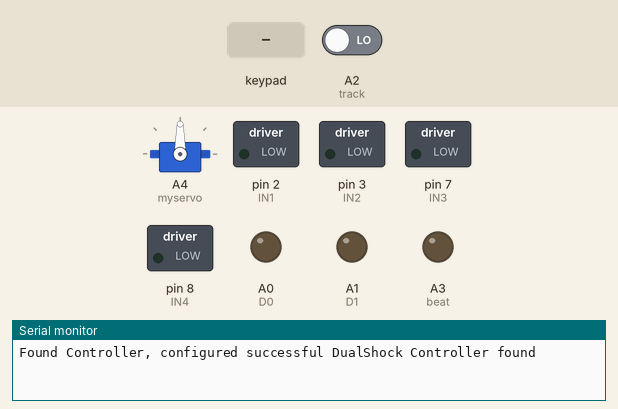
Recording of a sketch running on a simulated Arduino Uno, built with avr-gcc and run on an emulated ATmega328P. Shown: servo, switched loads named in the sketch (green lamp = pin HIGH), output pins drawn as LEDs (lit = HIGH), the last lines printed to the serial monitor. Dashed ring = blinking. The inputs (shaded band) are chosen by the test bench; at power-on: A2 (track) LOW.

Above: at 2.0 s.
2.1 s: A2 (track) driven HIGH
At 2.25 s:
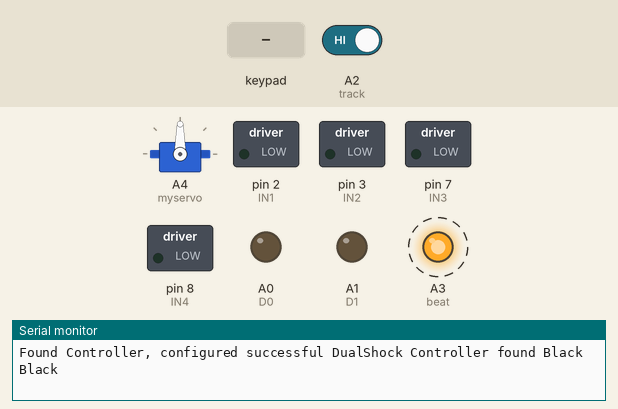
5.1 s: key 'U' pressed
At 5.34 s:
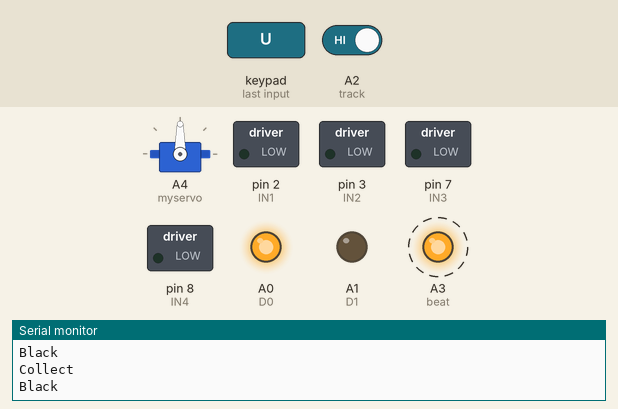
8.1 s: key 'D' pressed
At 8.29 s:
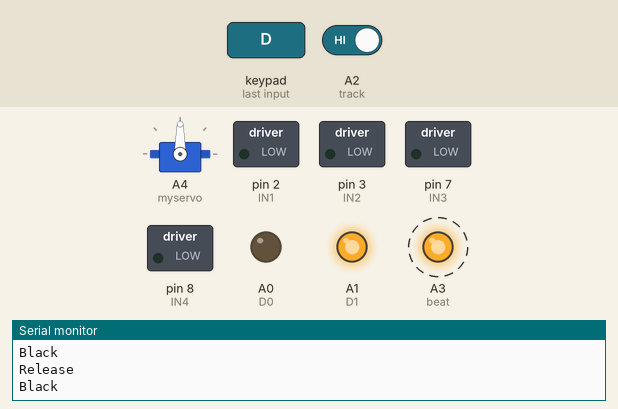
11.1 s: key 'T' pressed
At 11.55 s:
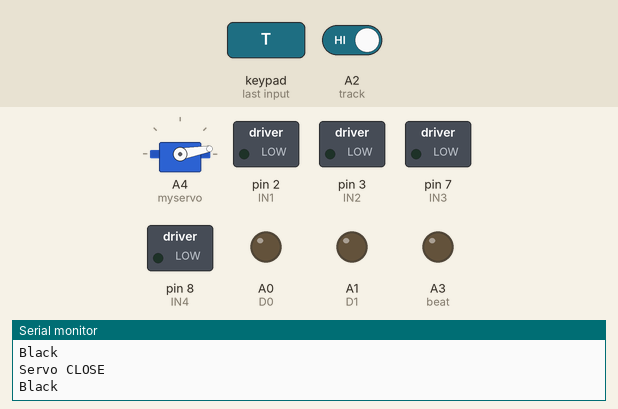
14.1 s: key 'T' pressed
At 14.7 s:
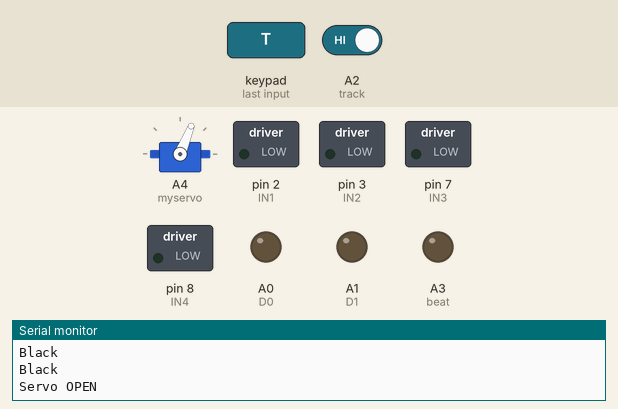
17.1 s: key 'U' pressed
At 17.26 s:
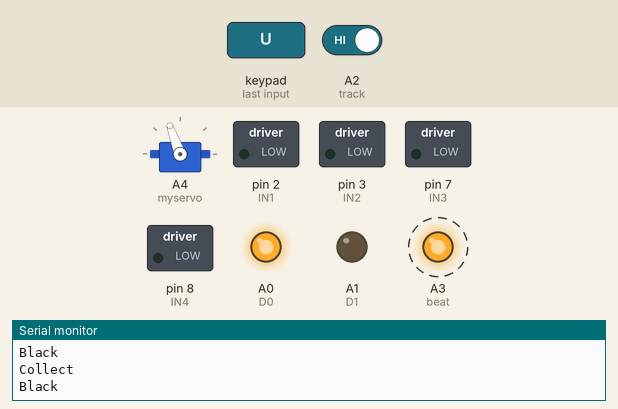
Timing chart, 0 to 21.1 s (numbered marks = the images above; inputs shaded):
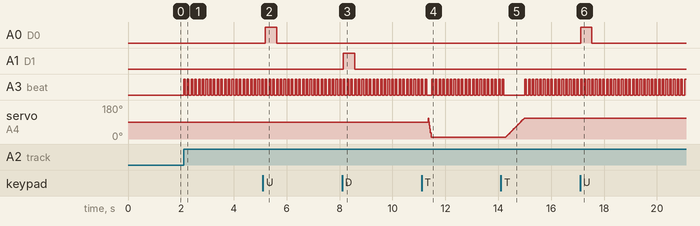

The sketch:

20200806_singleControl_3.0.ino
```cpp
#include <PS2X_lib.h>  //for v1.6
#include <Servo.h>
Servo myservo;
int pos = 10;
//PS2手柄引脚；
#define PS2_DAT        12  //14
#define PS2_CMD        11  //15
#define PS2_SEL        10  //16
#define PS2_CLK         9  //17
// 电机控制引脚；
#define IN1 2
#define IN2 3
#define IN3 7
#define IN4 8
int speedPinA = 5;
int speedPinB = 6;
int speed;
//speed =200;
int D2 = 13;
int D3 =  4;
int D0 = A0;
int D1 = A1;
int track = A2;
int beat = A3;
//int led = 4;
//int brightness = 0;
int startPushCounter = 0;
int selectPushCounter = 0;
int trianglePushCounter = 0;

//#define pressures   true
#define pressures   false
//#define rumble      true
#define rumble      false
PS2X ps2x; // create PS2 Controller Class
//right now, the library does NOT support hot pluggable controllers, meaning
//you must always either restart your Arduino after you connect the controller,
//or call config_gamepad(pins) again after connecting the controller.
int error = 0;
byte type = 0;
byte vibrate = 0;

void setup() {
  myservo.attach(A4);
  pinMode(IN1, OUTPUT);
  pinMode(IN2, OUTPUT);
  pinMode(IN3, OUTPUT);
  pinMode(IN4, OUTPUT);
  pinMode(D0, OUTPUT);
  pinMode(D1, OUTPUT);

  pinMode(track, INPUT);

  digitalWrite(D2, LOW);
  digitalWrite(D3, LOW);
  pinMode(beat, OUTPUT);
  //   pinMode(led, OUTPUT);

  Serial.begin(57600);
  delay(300) ; //added delay to give wireless ps2 module some time to startup, before configuring it
  //CHANGES for v1.6 HERE!!! **************PAY ATTENTION*************

  //setup pins and settings: GamePad(clock, command, attention, data, Pressures?, Rumble?) check for error
  do {
    error = ps2x.config_gamepad(PS2_CLK, PS2_CMD, PS2_SEL, PS2_DAT, pressures, rumble);
    delay(500);
  } while (error);

  if (error == 0) {
    Serial.print("Found Controller, configured successful ");

  }
  else if (error == 1)
    Serial.println("No controller found, check wiring, see readme.txt to enable debug. visit www.billporter.info for troubleshooting tips");


  type = ps2x.readType();
  switch (type) {
    case 0:
      Serial.print("Unknown Controller type found ");
      break;
    case 1:
      Serial.print("DualShock Controller found ");
      break;
    case 2:
      Serial.print("GuitarHero Controller found ");
      break;
    case 3:
      Serial.print("Wireless Sony DualShock Controller found ");
      break;
  }
}
void turnLeft() //左转
{
  digitalWrite(IN1, HIGH);
  digitalWrite(IN2, LOW);
  digitalWrite(IN3, LOW);
  digitalWrite(IN4, LOW);
  delay(20);
}
void turnRight()//右转
{
  digitalWrite(IN1, LOW);
  digitalWrite(IN2, LOW);
  digitalWrite(IN3, HIGH);
  digitalWrite(IN4, LOW);
  //  delay(20);
}
void backLeft() //左后
{
  digitalWrite(IN1, LOW);
  digitalWrite(IN2, HIGH);
  digitalWrite(IN3, LOW);
  digitalWrite(IN4, LOW);
  //  delay(20);
}
void backRight() //右后
{
  digitalWrite(IN1, LOW);
  digitalWrite(IN2, LOW);
  digitalWrite(IN3, LOW);
  digitalWrite(IN4, HIGH);
  //  delay(20);
}
void forward() // 前进
{
  digitalWrite(IN1, HIGH);
  digitalWrite(IN2, LOW);
  digitalWrite(IN3, HIGH);
  digitalWrite(IN4, LOW);
  //  delay(20);
}
void stop() // 停止；
{
  digitalWrite(IN1, LOW);
  digitalWrite(IN2, LOW);
  digitalWrite(IN3, LOW);
  digitalWrite(IN4, LOW);
  //  delay(20);
}
void back()  //后退
{
  digitalWrite(IN1, LOW);
  digitalWrite(IN2, HIGH);
  digitalWrite(IN3, LOW);
  digitalWrite(IN4, HIGH);
}
void loop() {
  /* You must Read Gamepad to get new values and set vibration values
    ps2x.read_gamepad(small motor on/off, larger motor strenght from 0-255)
    if you don't enable the rumble, use ps2x.read_gamepad(); with no values
    You should call this at least once a second
  */
  //  analogWrite(led, brightness);

  if (error == 1) //skip loop if no controller found
    return;

  if (type == 2) //Guitar Hero Controller
    return;

  else  { //DualShock Controller
    ps2x.read_gamepad(false, 0); //read controller and set large motor to spin at 'vibrate' speed
    if (ps2x.Button(PSB_L1) || ps2x.Button(PSB_R1)) { //print stick values if either is TRUE
      //      Serial.print("Stick Values:");
      //      Serial.print(ps2x.Analog(PSS_LY), DEC); //Left stick, Y axis. Other options: LX, RY, RX
      //      Serial.print(",");
      //      Serial.print(ps2x.Analog(PSS_LX), DEC);
      //      Serial.print(",");
      //      Serial.print(ps2x.Analog(PSS_RY), DEC);
      //      Serial.print(",");
      //      Serial.println(ps2x.Analog(PSS_RX), DEC);

      int LY = ps2x.Analog(PSS_LY);
      int LX = ps2x.Analog(PSS_LX);
      //      int RY = ps2x.Analog(PSS_RY);
      //      int RX = ps2x.Analog(PSS_RX);


      if (LY < 128) //前进
      {

        speed = 127 - LY;
        //        Serial.println(speed);
        analogWrite(speedPinA, speed);
        analogWrite(speedPinB, speed);
        forward();
      }
      //后退
      if (LY > 128)
      {
        speed = LY - 128;

        analogWrite(speedPinA, speed);
        analogWrite(speedPinB, speed);
        back();
      }
      //左转
      if (LX < 128)
      {
        speed = 127 - LX;

        analogWrite(speedPinA, speed);
        analogWrite(speedPinB, speed);
        turnLeft();
      }
      //右转
      if (LX > 128)
      {
        speed = LX - 128;

        analogWrite(speedPinA, speed);
        analogWrite(speedPinB, speed);
        turnRight();
      }
      //      //左转
      //      if (LX < 128 && LX < 128)
      //      {
      //        speed = 127 - LX;
      //
      //        analogWrite(speedPinA, speed);
      //        analogWrite(speedPinB, speed);
      //        backLeft();
      //      }
      //      //右转
      //      if (LX > 128 && LX < 128)
      //      {
      //        speed = LX - 128;
      //
      //        analogWrite(speedPinA, speed);
      //        analogWrite(speedPinB, speed);
      //        backRight();
      //      }
      //如果摇杆居中
      if (LY >= 128 && LY <= 128 && LX >= 128 && LX <= 128)
      {
        stop();

      }
      Serial.print(LX);
      Serial.print(" ,");
      Serial.println(LY);
    }
    if (ps2x.Button(PSB_L2) || ps2x.Button(PSB_R2))
    {
      stop();
    }

    digitalWrite(D0, LOW);
    digitalWrite(D1, LOW);

    if (ps2x.Button(PSB_PAD_UP)) {       //will be TRUE as long as button is pressed
      digitalWrite(D0, HIGH);
      digitalWrite(D1, LOW);
      Serial.println("Collect");
    }
    if (ps2x.Button(PSB_PAD_DOWN)) {
      digitalWrite(D0, LOW);
      digitalWrite(D1, HIGH);
      Serial.println("Release");
    }

    //    int greyness;
    //    greyness = analogRead(2);
    //    if (greyness < 700) {
    //      Serial.println("Black");
    //    }

    //will be TRUE if any button changes state (on to off, or off to on)
    if (ps2x.Button(PSB_START)) {
      //        startPushCounter++;

      //        switch (startPushCounter % 2) {
      //          case 0:
      digitalWrite(D2, LOW);
      digitalWrite(D3, HIGH);
      //            analogWrite(D2, 0);
      //            analogWrite(D3, 80);
      delay(100);
      digitalWrite(D2, LOW);
      digitalWrite(D3, LOW);
      delay(100);
//      Serial.println("Belt ON");
      //            break;
      //          case 1:
    } else {
      digitalWrite(D2, LOW);
      digitalWrite(D3, LOW);
//      Serial.println("Belt OFF");
      //            break;
    }
  }

  digitalWrite(beat, LOW);
  //  Serial.println(digitalRead(A2));
//  if (ps2x.Button(PSB_SELECT)) {
    if (digitalRead(track) == 1) {
      Serial.println("Black");
      digitalWrite(beat, HIGH);
      delay(60);
      digitalWrite(beat, LOW);
      delay(60);
    } else {
      digitalWrite(beat, LOW);
    }
//  }
 if (ps2x.NewButtonState()) {
  if (ps2x.Button(PSB_TRIANGLE)) {

    trianglePushCounter++;
    switch (trianglePushCounter % 2) {
//    for (pos = 0; pos <= 90; pos += 1) { // goes from 0 degrees to 180 degrees
//      // in steps of 1 degree
//      myservo.write(pos);              // tell servo to go to position in variable 'pos'
//      delay(3);                       // waits 15ms for the servo to reach the position
//    }
//    for (pos = 90; pos >= 0; pos -= 1) { // goes from 180 degrees to 0 degrees
//      myservo.write(pos);              // tell servo to go to position in variable 'pos'
//      delay(3);                       // waits 15ms for the servo to reach the position
//    }
    case 0:
//    myservo.write(pos == 90);
    Serial.println("Servo OPEN");
//    delay(50);
//    myservo.write(pos == 0);
    for (pos = 10; pos <= 110; pos += 1) { // goes from 0 degrees to 180 degrees
//      // in steps of 1 degree
      myservo.write(pos);              // tell servo to go to position in variable 'pos'
      delay(7);                       // waits 15ms for the servo to reach the position
    }
    break;
    case 1:
//    myservo.write(pos == 0);
    Serial.println("Servo CLOSE");
//    delay(50);
//    myservo.write(pos == 90);
    for (pos = 110; pos >= 10; pos -= 1) { // goes from 180 degrees to 0 degrees
      myservo.write(pos);              // tell servo to go to position in variable 'pos'
      delay(1);                       // waits 15ms for the servo to reach the position
    }
    break;
    }
   }
  }

  delay(20);
}
```

Measured:
- after the input at 2.1 s, A3 (beat): alternates HIGH for 0.06 s and LOW for 0.08 s, starting at once
- after the input at 5.1 s, A0 (D0): LOW → HIGH after 0.09 s, → LOW 0.42 s later
- after the input at 8.1 s, A1 (D1): LOW → HIGH at once, → LOW 0.42 s later
- after the input at 11.1 s, servo on A4 (myservo): 90° → 10° after 0.25 s
- after the input at 14.1 s, servo on A4 (myservo): moves from 10° to 110° over 0.70 s, starting after 0.18 s
- after the input at 17.1 s, A0 (D0): LOW → HIGH at once, → LOW 0.42 s later
